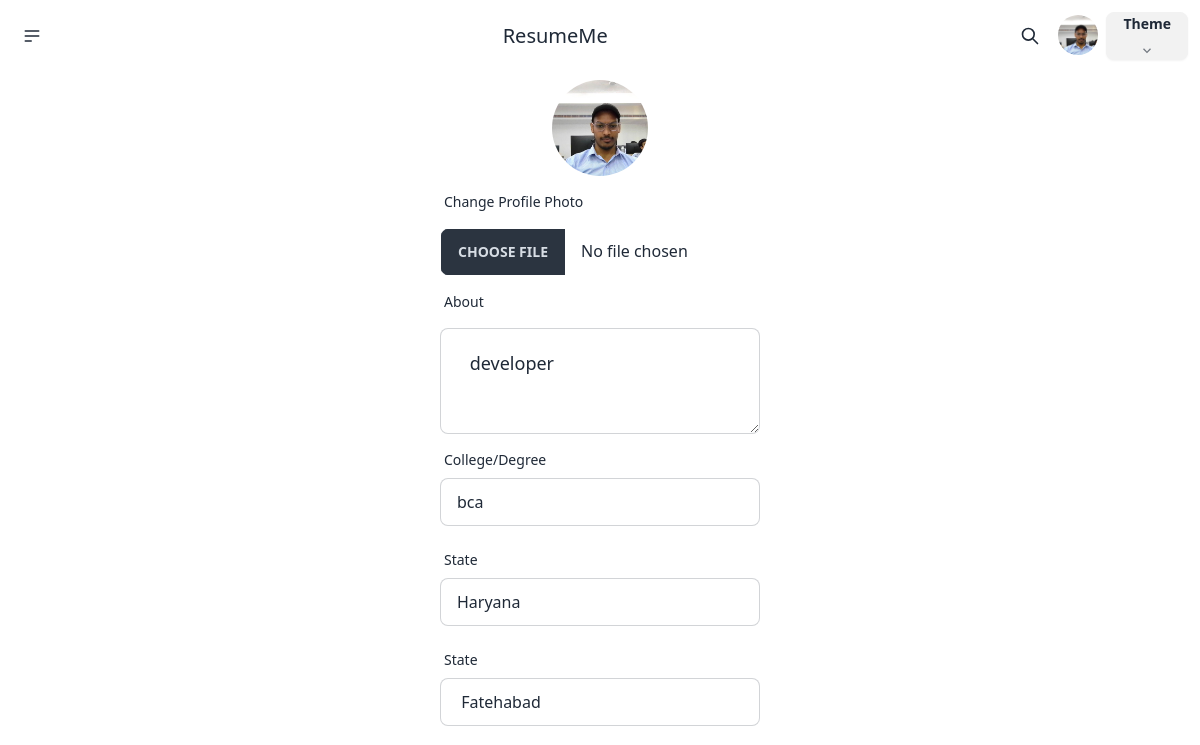
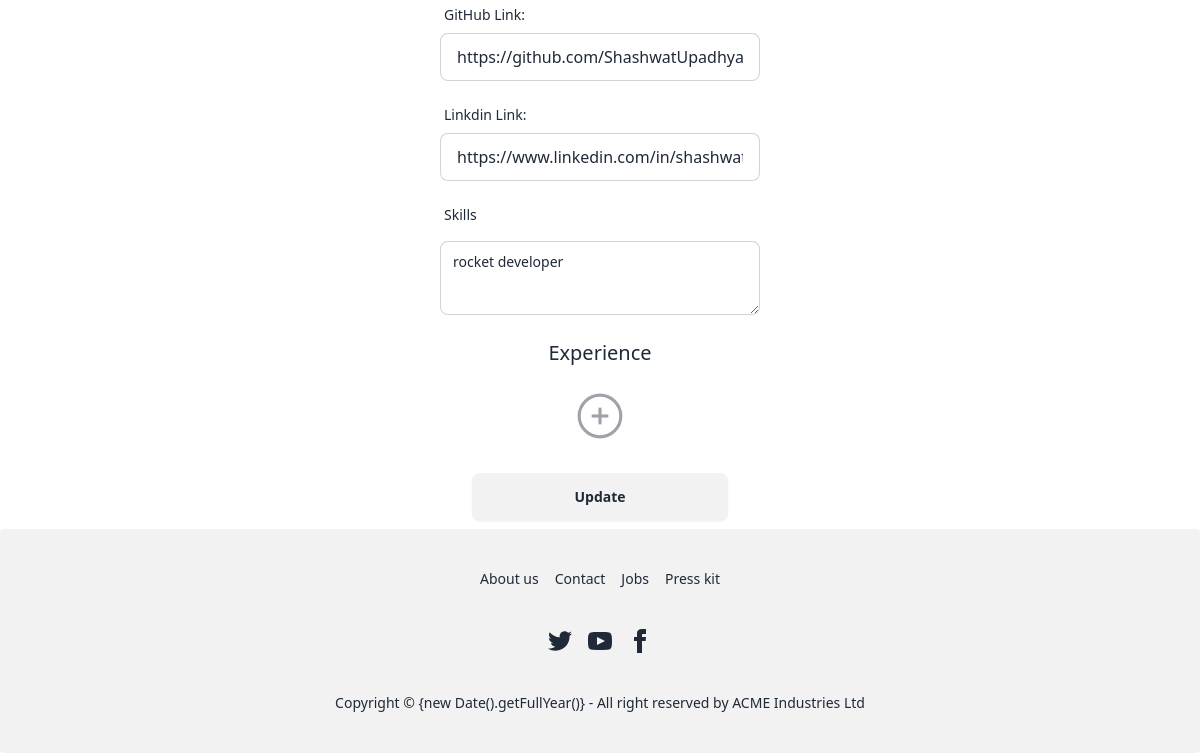
The page /profile/edit/ (signed in) on the database as committed earlier (2 pictures, top to bottom).
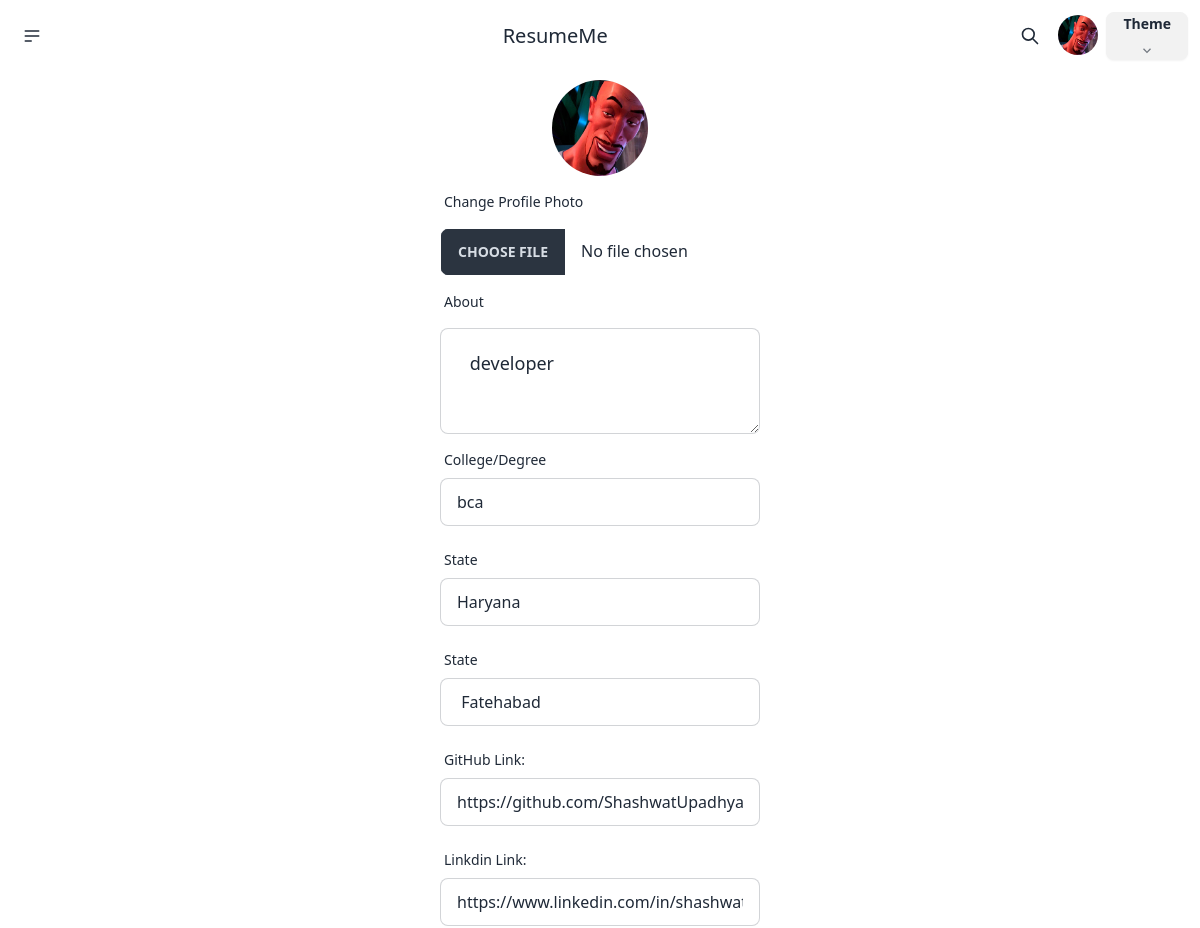
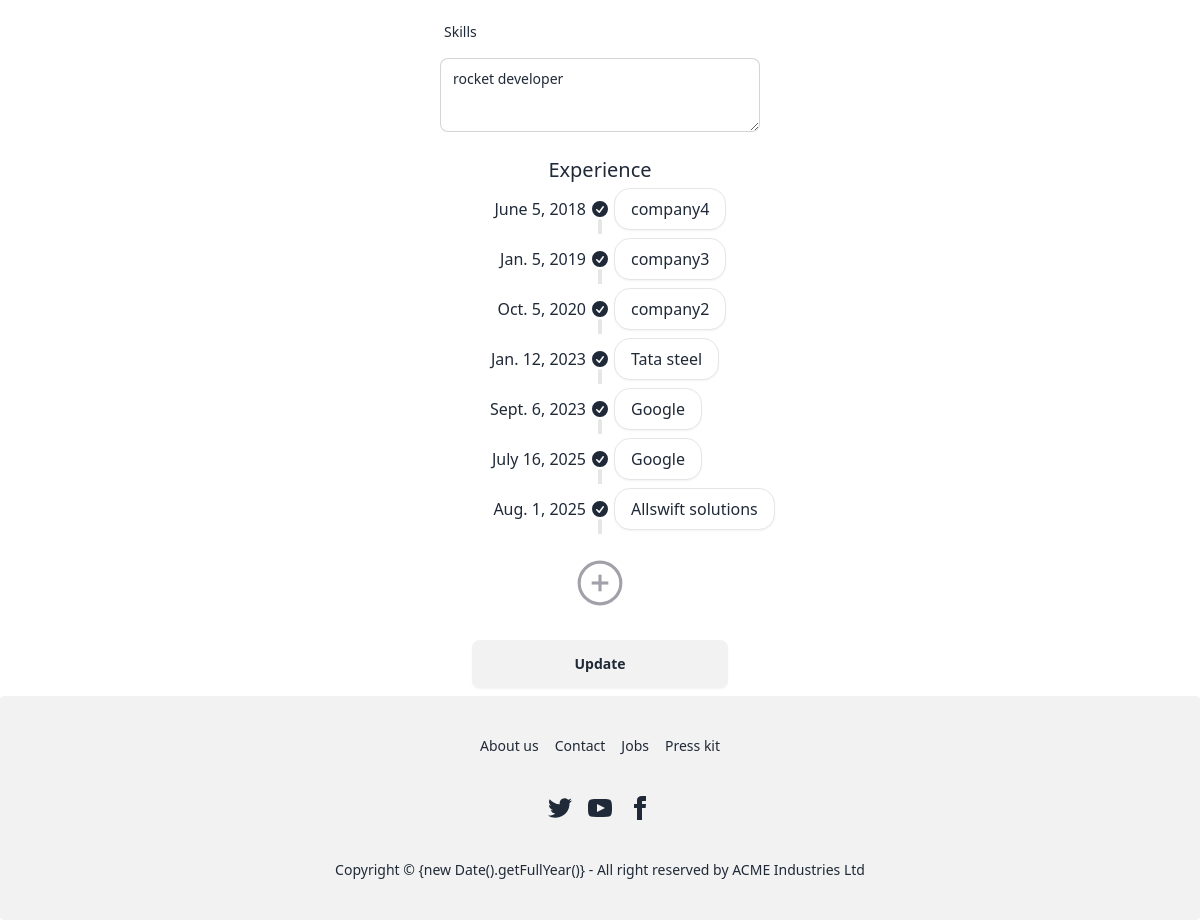
The same page on the database as committed later (2 pictures, top to bottom).
### home/models.py (models this page shows, shortened)
class UserExtra(models.Model):
    user = models.ForeignKey(User, on_delete=models.CASCADE)
    profile_photo = models.ImageField(upload_to='profile_photo/', null=True, blank=True)
    phone = models.CharField(max_length=20,null=True, blank=True)
    bio = models.TextField(null=True,blank=True)
    education = models.TextField(null=True,blank=True)
    skills = models.TextField(null=True,blank=True)
    experience = models.TextField(null=True,blank=True)
    resume_file = models.FileField(upload_to='resumes/', null=True, blank=True)
    city =  models.CharField(max_length=30,null=True, blank=True)
    state =  models.CharField(max_length=30,null=True, blank=True)
    github = models.CharField(max_length=200, null=True, blank=True)
    linkdin = models.CharField(max_length=200, null=True, blank=True)
    join_date = models.DateTimeField(auto_now_add=True)

class Expirence(models.Model):
    from_date = models.DateField()
    to_date = models.DateField()
    job_type = models.CharField(max_length=50)
    job_role = models.CharField(max_length=100, null=True)
    organization = models.CharField(max_length=100, null=True)
    user = models.ForeignKey(User, on_delete=models.CASCADE)

### profiles/views.py (the view, shortened to what this page needs)
# urls.py: path('edit/', views.editprofile, name='editprofile'),
@login_required(login_url='/login')
def editprofile(request):
    try:
        user_obj = UserExtra.objects.get(user=request.user)
    except UserExtra.DoesNotExist:
        return render(request, 'profile.html', {'error': 'Profile not found'})
    exp_obj = Expirence.objects.filter(user=request.user).order_by('from_date')
    return render(request, 'profile.html',  {'data': user_obj,'exp': exp_obj})

### templates/profile.html (shortened to what this page needs)
{% include "base.html" %}
{% load static %}
<center>
  <form method="post" enctype="multipart/form-data">
  <div style="max-width: 600px;">
<div class="avatar my-2">
  <div class="w-24 rounded-full">
    <img
      {% if data.profile_photo %}
        src="{{ data.profile_photo.url }}"
      {% else %}
        src="/static/images.png"
      {% endif %}
      alt="Profile Photo"
      />
  </div>
</div>
<br>
<label class="form-control w-full max-w-xs">
  <div class="label">
    <span class="label-text">Change Profile Photo</span>
  </div>
<input name="profile_photo" type="file"  class="file-input w-full max-w-xs my-2" />
</label>
<label class="form-control w-full max-w-xs">
  <div class="label">
    <span class="label-text">About</span>
  </div>
<textarea name="bio" value="{{ data.bio }}" class="textarea textarea-bordered textarea-lg w-full max-w-xs my-2" placeholder="About">{{ data.bio }}</textarea>
</label>
<label class="form-control w-full max-w-xs">
  <div class="label">
    <span class="label-text">College/Degree</span>
  </div>
  <input name="education" type="text" value="{{ data.education }}" placeholder="Type here" class="input input-bordered w-full max-w-xs" />
  <div class="label">
  </div>
</label>
<label class="form-control w-full max-w-xs">
  <div class="label">
    <span class="label-text">State</span>
  </div>
  <input name="state" type="text" value="{{ data.state }}" readonly placeholder="Type here" class="input input-bordered w-full max-w-xs" />
  <div class="label">
  </div>
</label>
<label class="form-control w-full max-w-xs">
  <div class="label">
    <span class="label-text">State</span>
  </div>
  <input name="city" type="text" value="{{ data.city }}" readonly placeholder="Type here" class="input input-bordered w-full max-w-xs" />
  <div class="label">
  </div>
</label>
<label class="form-control w-full max-w-xs">
  <div class="label">
    <span class="label-text">GitHub Link:</span>
  </div>
  <input name="github" type="text" placeholder="Type here" value="{{ data.github }}" class="input input-bordered w-full max-w-xs" />
  <div class="label">
  </div>
</label>
<label class="form-control w-full max-w-xs">
  <div class="label">
    <span class="label-text">Linkdin Link:</span>
  </div>
  <input name="linkdin" type="text" placeholder="Type here" value="{{ data.linkdin }}" class="input input-bordered w-full max-w-xs" />
  <div class="label">
  </div>
</label>
<label class="form-control w-full max-w-xs">
  <div class="label">
    <span class="label-text">Skills</span>
  </div>
<textarea name="skills"  class="textarea textarea-bordered textarea-sm w-full max-w-xs my-2" placeholder="Skills">{{ data.skills }}</textarea>
</label>
<h1 class="mt-4 text-xl">Experience</h1>
<ul class="timeline timeline-vertical">
  {% for exp in exp %}
  <li>
    <div class="timeline-start">{{exp.from_date}}</div>
    <div class="timeline-middle">
      <svg
        xmlns="http://www.w3.org/2000/svg"
        viewBox="0 0 20 20"
        fill="currentColor"
        class="h-5 w-5">
        <path
          fill-rule="evenodd"
          d="M10 18a8 8 0 100-16 8 8 0 000 16zm3.857-9.809a.75.75 0 00-1.214-.882l-3.483 4.79-1.88-1.88a.75.75 0 10-1.06 1.061l2.5 2.5a.75.75 0 001.137-.089l4-5.5z"
          clip-rule="evenodd" />
      </svg>
    </div>
    <div class="timeline-end timeline-box">{{ exp.organization }}</div>
    <hr />
  </li>
  {% endfor %}
</ul>
<br>
<div
  title="Add New"
  class="group cursor-pointer outline-none hover:rotate-90 duration-300"
  onclick="my_modal_1.showModal()"
>
</div>
<br>
<button class="btn btn-wide my-2" type="submit">Update</button>
</form>
</center>
{% include "footer.html" %}

### templates/base.html (shortened to what this page needs)
<!DOCTYPE html>
{% load static %}
<html lang="en">
<head>
    <link href="https://cdn.jsdelivr.net/npm/daisyui@4.12.23/dist/full.min.css" rel="stylesheet" type="text/css" />
    <script src="https://cdn.tailwindcss.com"></script>
</head>
<body>
  {% load static %}
    <div class="navbar ">
        <div class="navbar-start">
          <div class="dropdown">
            <div tabindex="0" role="button" class="btn btn-ghost btn-circle">
              <svg
                xmlns="http://www.w3.org/2000/svg"
                class="h-5 w-5"
                fill="none"
                viewBox="0 0 24 24"
                stroke="currentColor">
                <path
                  stroke-linecap="round"
                  stroke-linejoin="round"
                  stroke-width="2"
                  d="M4 6h16M4 12h16M4 18h7" />
              </svg>
            </div>
          </div>
        </div>
        <div class="navbar-center">
          <a class="text-xl" href="/">ResumeMe</a>
        </div>
        <div class="navbar-end">
          <button class="btn btn-ghost btn-circle">
            <svg
              xmlns="http://www.w3.org/2000/svg"
              class="h-5 w-5"
              fill="none"
              viewBox="0 0 24 24"
              stroke="currentColor">
              <path
                stroke-linecap="round"
                stroke-linejoin="round"
                stroke-width="2"
                d="M21 21l-6-6m2-5a7 7 0 11-14 0 7 7 0 0114 0z" />
            </svg>
          </button>
          <div class="dropdown dropdown-end">
            <div tabindex="0" role="button" class="btn btn-ghost btn-circle avatar">
              <div class="w-10 rounded-full">
                <img
                  {% if data.profile_photo %}
                    src="{{ data.profile_photo.url }}"
                  {% else %}
                    src="/static/images.png"
                  {% endif %}
                  alt="Profile Photo"
                  />
              </div>
            </div>
          </div>
        </div>
        <div class="dropdown dropdown-end">
          <div tabindex="0" role="button" class="btn m-1">
            Theme
            <svg
              width="12px"
              height="12px"
              class="inline-block h-2 w-2 fill-current opacity-60"
              xmlns="http://www.w3.org/2000/svg"
              viewBox="0 0 2048 2048">
              <path d="M1799 349l242 241-1017 1017L7 590l242-241 775 775 775-775z"></path>
            </svg>
          </div>
        </div>
      </div>
</body>
</html>

Rows that differ between the two databases and show on the page:
changed UserExtra "developer": profile_photo: a different picture
added Expirence: from_date "June 5, 2018", organization "company4"
added Expirence: from_date "Jan. 5, 2019", organization "company3"
added Expirence: from_date "Oct. 5, 2020", organization "company2"
added Expirence: from_date "Jan. 12, 2023", organization "Tata steel"
added Expirence: from_date "Sept. 6, 2023", organization "Google"
added Expirence: from_date "July 16, 2025", organization "Google"
added Expirence: from_date "Aug. 1, 2025", organization "Allswift solutions"
